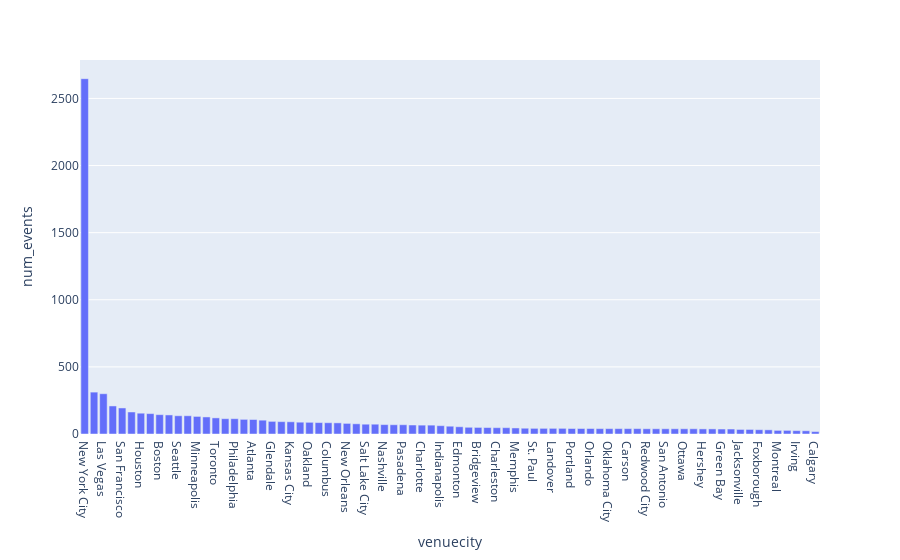

The notebook cell this image was saved under:
### Markdown cell above
## Data Viz
- Let's use Python's plotly library for visulaizing this data.

### Code cell
# Import plotly
import plotly.express as px

# Bar plot
px.bar(events_per_city, x = 'venuecity', y = 'num_events')

### Figure 1 — Plotly figure (JSON) as saved in the notebook; plotly's stock layout.template omitted (floating-point values rounded to 4 significant figures)
{"data": [{"alignmentgroup": "True", "hovertemplate": "venuecity=%{x}<br>num_events=%{y}<extra></extra>", "legendgroup": "", "marker": {"color": "#636efa", "pattern": {"shape": ""}}, "name": "", "offsetgroup": "", "orientation": "v", "showlegend": false, "textposition": "auto", "type": "bar", "x": ["New York City", "Los Angeles", "Las Vegas", "Chicago", "San Francisco", "Washington", "Houston", "Detroit", "Boston", "Baltimore", "Seattle", "Denver", "Minneapolis", "St. Louis", "Toronto", "Cleveland", "Philadelphia", "Pittsburgh", "Atlanta", "San Jose", "Glendale", "Milwaukee", "Kansas City", "Cincinnati", "Oakland", "Phoenix", "Columbus", "San Diego", "New Orleans", "East Rutherford", "Salt Lake City", "Dallas", "Nashville", "Anaheim", "Pasadena", "Saratoga", "Charlotte", "Tampa", "Indianapolis", "Galveston", "Edmonton", "Santa Clara", "Bridgeview", "Mountain View", "Charleston", "Commerce City", "Memphis", "Auburn Hills", "St. Paul", "Sacramento", "Landover", "Miami Gardens", "Portland", "Frisco", "Orlando", "Uniondale", "Oklahoma City", "Saratoga Springs", "Carson", "Vancouver", "Redwood City", "Arlington", "San Antonio", "Dayton", "Ottawa", "Miami", "Hershey", "Raleigh", "Green Bay", "Buffalo", "Jacksonville", "St. Petersburg", "Foxborough", "Orchard Park", "Montreal", "Newark", "Irving", "Sunrise", "Calgary"], "xaxis": "x", "y": [2647, 312, 300, 209, 194, 164, 155, 152, 144, 142, 136, 136, 131, 127, 120, 114, 114, 109, 108, 103, 94, 92, 91, 88, 87, 85, 84, 83, 79, 76, 73, 73, 70, 69, 69, 67, 66, 66, 62, 58, 54, 50, 49, 48, 47, 47, 45, 43, 42, 42, 42, 42, 41, 41, 41, 40, 40, 40, 40, 40, 39, 39, 39, 39, 39, 39, 38, 38, 37, 37, 34, 34, 32, 31, 27, 27, 25, 24, 18], "yaxis": "y"}], "layout": {"barmode": "relative", "legend": {"tracegroupgap": 0}, "margin": {"t": 60}, "xaxis": {"anchor": "y", "domain": [0, 1], "title": {"text": "venuecity"}}, "yaxis": {"anchor": "x", "domain": [0, 1], "title": {"text": "num_events"}}}}
